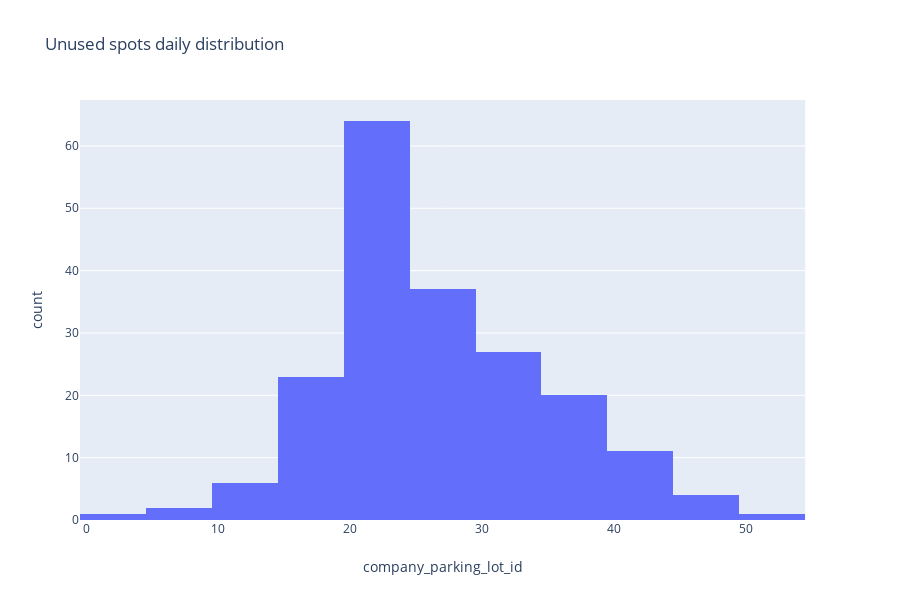

Source (notebook cell):
### Code cell
import plotly.express as px
fig = px.histogram(y, x='company_parking_lot_id', nbins=10, title="Unused spots daily distribution")
fig.show()

### Figure 1 — Plotly figure (JSON) as saved in the notebook; plotly's stock layout.template omitted (floating-point values rounded to 4 significant figures; data arrays with more than 128 entries replaced by an {"elided": "..."} marker saying what was removed)
{"data": [{"alignmentgroup": "True", "bingroup": "x", "hoverlabel": {"namelength": 0}, "hovertemplate": "company_parking_lot_id=%{x}<br>count=%{y}", "legendgroup": "", "marker": {"color": "#636efa"}, "name": "", "nbinsx": 10, "offsetgroup": "", "orientation": "v", "showlegend": false, "type": "histogram", "x": {"elided": "196 int values"}, "xaxis": "x", "yaxis": "y"}], "layout": {"barmode": "relative", "height": 600, "legend": {"tracegroupgap": 0}, "title": {"text": "Unused spots daily distribution"}, "xaxis": {"anchor": "y", "domain": [0, 0.98], "title": {"text": "company_parking_lot_id"}}, "yaxis": {"anchor": "x", "domain": [0, 1], "title": {"text": "count"}}}}
